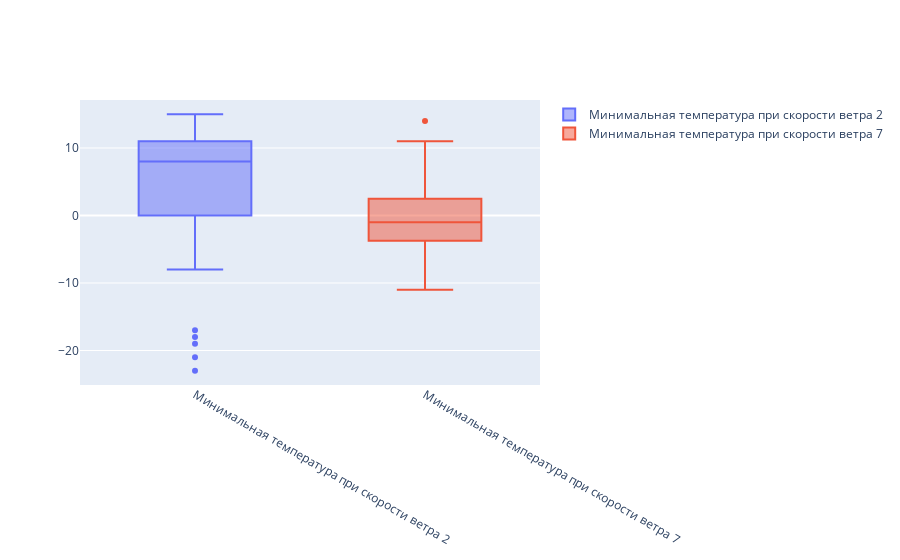

This figure's notebook cell:
### Code cell
data = []
data.append(
        go.Box(y=Domo2019[Domo2019['Скорость ветра']==2]['Минимальная температура'], 
               name='Минимальная температура при скорости ветра 2')
    )
data.append(
        go.Box(y=Domo2019[Domo2019['Скорость ветра']==7]['Минимальная температура'], 
               name='Минимальная температура при скорости ветра 7')
    )
iplot(data, show_link = False)

### Figure 1 — Plotly figure (JSON) as saved in the notebook; plotly's stock layout.template omitted (floating-point values rounded to 4 significant figures)
{"data": [{"name": "Минимальная температура при скорости ветра 2", "type": "box", "y": [-6, -8, -18, -17, -23, -21, -19, 0, -2, 2, 1, 9, 0, 8, 5, 7, 5, 10, 12, 14, 15, 14, 12, 13, 14, 10, 10, 8, 14, 11, 14, 15, 10, 6, 8, 10, 9, 13, 11, 9, 11, 0, 3, 9, 2, 0, -2, -4]}, {"name": "Минимальная температура при скорости ветра 7", "type": "box", "y": [-6, -2, -11, 14, 3, 0, 11, -3, 1, -1, -4]}], "layout": {}}
